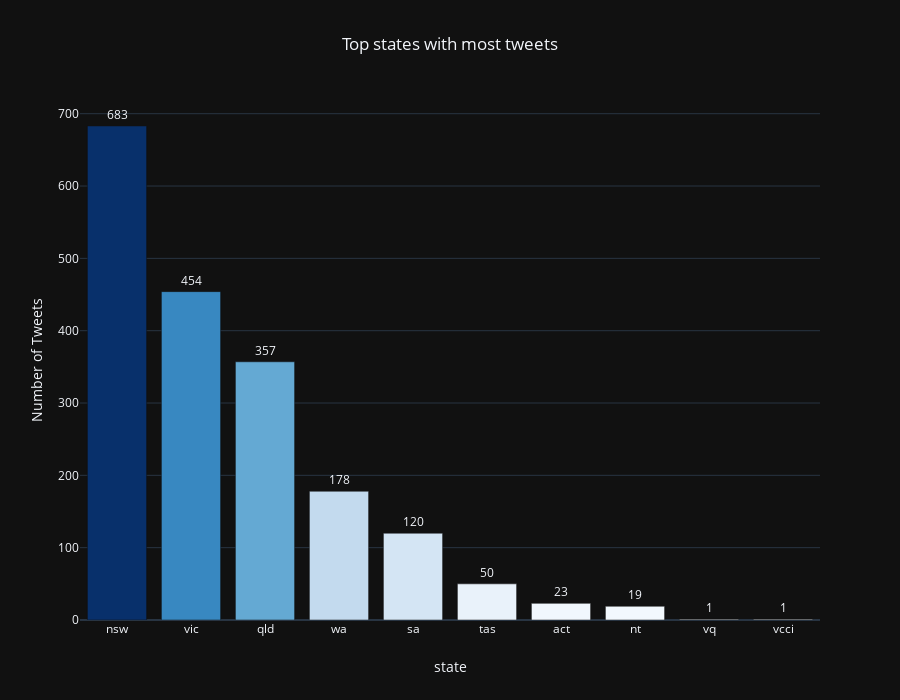

This figure's notebook cell:
### Code cell
fig = go.Figure(go.Bar(
    x=all_state_count['STATE'][:10],y=all_state_count['count'][:10],
    marker={'color': all_state_count['count'][:10], 
    'colorscale': 'blues'},  
    text=all_state_count['count'][:10],
    textposition = "outside",
))
fig.update_layout(title_text='Top states with most tweets',xaxis_title="state",
                  yaxis_title="Number of Tweets",template="plotly_dark",height=700,title_x=0.5)
fig.show()

### Figure 1 — Plotly figure (JSON) as saved in the notebook; plotly's stock layout.template omitted (floating-point values rounded to 4 significant figures)
{"data": [{"marker": {"color": [683, 454, 357, 178, 120, 50, 23, 19, 1, 1], "colorscale": [[0, "rgb(247,251,255)"], [0.125, "rgb(222,235,247)"], [0.25, "rgb(198,219,239)"], [0.375, "rgb(158,202,225)"], [0.5, "rgb(107,174,214)"], [0.625, "rgb(66,146,198)"], [0.75, "rgb(33,113,181)"], [0.875, "rgb(8,81,156)"], [1, "rgb(8,48,107)"]]}, "text": [683, 454, 357, 178, 120, 50, 23, 19, 1, 1], "textposition": "outside", "type": "bar", "x": ["nsw", "vic", "qld", "wa", "sa", "tas", "act", "nt", "vq", "vcci"], "y": [683, 454, 357, 178, 120, 50, 23, 19, 1, 1]}], "layout": {"height": 700, "title": {"text": "Top states with most tweets", "x": 0.5}, "xaxis": {"title": {"text": "state"}}, "yaxis": {"title": {"text": "Number of Tweets"}}}}
